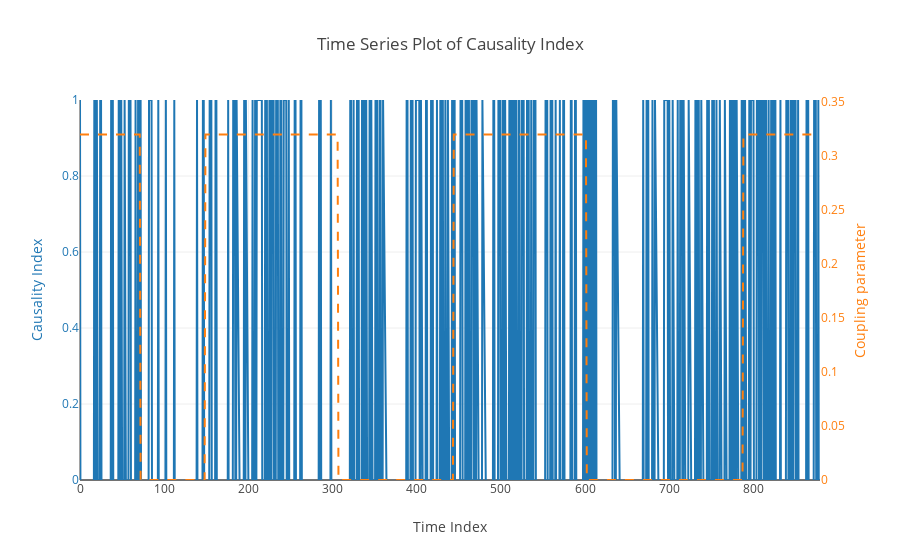

Here is the notebook cell this chart was saved with:
### Code cell
calc_causality(data=data, target=target, coupling_parameter=source['gamma_yx'], scope=100, show_causality_time_series=True);

### Figure 1 — Plotly figure (JSON) as saved in the notebook; plotly's stock layout.template omitted (floating-point values rounded to 4 significant figures; data arrays with more than 128 entries replaced by an {"elided": "..."} marker saying what was removed)
{"data": [{"mode": "lines", "name": "Causality Index", "x": {"elided": "880 int values"}, "y": {"elided": "880 float values"}}, {"line": {"dash": "dash"}, "mode": "lines", "name": "Coupling Parameter", "x": {"elided": "880 int values"}, "y": {"elided": "880 float values"}, "yaxis": "y2"}], "layout": {"showlegend": false, "title": "Time Series Plot of Causality Index", "xaxis": {"title": "Time Index"}, "yaxis": {"range": [0, 1], "tickfont": {"color": "#1f77b4"}, "title": "Causality Index", "titlefont": {"color": "#1f77b4"}}, "yaxis2": {"overlaying": "y", "range": [0, 0.352], "showgrid": false, "side": "right", "tickfont": {"color": "#ff7f0e"}, "title": "Coupling parameter", "titlefont": {"color": "#ff7f0e"}}}}
